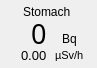
        <widget class="QFrame" name="cps_frame_m6">
         <property name="geometry">
          <rect>
           <x>56</x>
           <y>334</y>
           <width>97</width>
           <height>68</height>
          </rect>
         </property>
         <property name="toolTip">
          <string>&lt;html&gt;&lt;head/&gt;&lt;body&gt;&lt;p&gt;Module 6&lt;/p&gt;&lt;/body&gt;&lt;/html&gt;</string>
         </property>
         <property name="frameShape">
          <enum>QFrame::NoFrame</enum>
         </property>
         <property name="frameShadow">
          <enum>QFrame::Plain</enum>
         </property>
         <widget class="QWidget" name="layoutWidget_5">
          <property name="geometry">
           <rect>
            <x>4</x>
            <y>3</y>
            <width>87</width>
            <height>59</height>
           </rect>
          </property>
          <layout class="QVBoxLayout" name="verticalLayout_9">
           <property name="spacing">
            <number>0</number>
           </property>
           <item alignment="Qt::AlignHCenter">
            <widget class="QLabel" name="bodypart_m6">
             <property name="text">
              <string>Stomach</string>
             </property>
            </widget>
           </item>
           <item>
            <layout class="QGridLayout" name="gridLayout_7">
             <property name="leftMargin">
              <number>0</number>
             </property>
             <property name="rightMargin">
              <number>0</number>
             </property>
             <property name="bottomMargin">
              <number>0</number>
             </property>
             <property name="spacing">
              <number>2</number>
             </property>
             <item row="1" column="1" alignment="Qt::AlignHCenter">
              <widget class="QLabel" name="uSv_label_m6">
               <property name="font">
                <font>
                 <pointsize>8</pointsize>
                </font>
               </property>
               <property name="text">
                <string>µSv/h</string>
               </property>
              </widget>
             </item>
             <item row="0" column="1" alignment="Qt::AlignHCenter|Qt::AlignBottom">
              <widget class="QLabel" name="cps_label_m6">
               <property name="text">
                <string>Bq</string>
               </property>
              </widget>
             </item>
             <item row="0" column="0" alignment="Qt::AlignRight">
              <widget class="QLabel" name="CPS_m6">
               <property name="minimumSize">
                <size>
                 <width>0</width>
                 <height>26</height>
                </size>
               </property>
               <property name="maximumSize">
                <size>
                 <width>16777215</width>
                 <height>26</height>
                </size>
               </property>
               <property name="font">
                <font>
                 <family>Arial Black</family>
                 <pointsize>20</pointsize>
                 <weight>50</weight>
                 <bold>false</bold>
                </font>
               </property>
               <property name="text">
                <string>0</string>
               </property>
              </widget>
             </item>
             <item row="1" column="0" alignment="Qt::AlignRight">
              <widget class="QLabel" name="uSv_m6">
               <property name="minimumSize">
                <size>
                 <width>0</width>
                 <height>14</height>
                </size>
               </property>
               <property name="maximumSize">
                <size>
                 <width>16777215</width>
                 <height>14</height>
                </size>
               </property>
               <property name="font">
                <font>
                 <pointsize>10</pointsize>
                </font>
               </property>
               <property name="text">
                <string>0.00</string>
               </property>
              </widget>
             </item>
            </layout>
           </item>
          </layout>
         </widget>
         <widget class="QLabel" name="cps_bg_m6">
          <property name="geometry">
           <rect>
            <x>2</x>
            <y>2</y>
            <width>91</width>
            <height>62</height>
           </rect>
          </property>
          <property name="frameShadow">
           <enum>QFrame::Sunken</enum>
          </property>
          <property name="text">
           <string/>
          </property>
          <property name="pixmap">
           <pixmap resource="RadMaster 3000+ v0.1/resources.qrc">:/bg/resources/bg/cps_frame.png</pixmap>
          </property>
          <property name="scaledContents">
           <bool>true</bool>
          </property>
         </widget>
         <zorder>cps_bg_m6</zorder>
         <zorder>layoutWidget_5</zorder>
        </widget>
